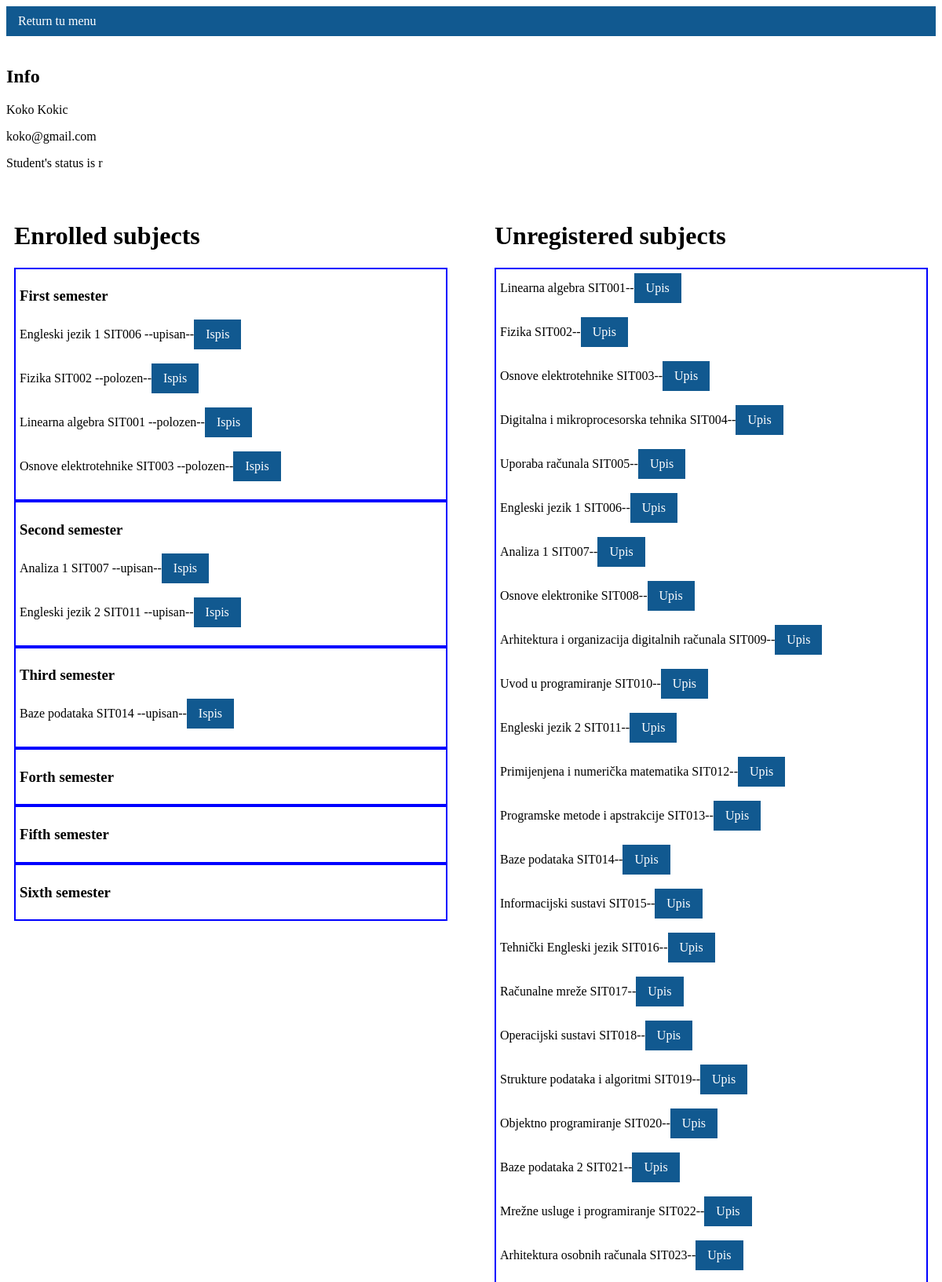
/admin_view/21 (signed in, upper part), run on the app's committed database.
### LearnCrew/models.py (models this page shows, shortened)
class Korisnici(AbstractUser):
    email = models.CharField(max_length=64)
    password = models.CharField(max_length=128)
    STATUS_STUDENTA = (('n', 'none'), ('r','redovni'), ('i','izvanredni'))
    status = models.CharField(max_length=30, choices=STATUS_STUDENTA, blank=True)
    uloga = models.ForeignKey(Uloge, on_delete=models.CASCADE, blank=True, null=True)

class Upisi(models.Model):
    student = models.ForeignKey(Korisnici, on_delete=models.CASCADE)
    predmet = models.ForeignKey(Predmeti, on_delete=models.CASCADE)
    status = models.CharField(max_length=64, blank=True, null=True)

class Predmeti(models.Model):
    name = models.CharField(max_length=255)
    kod = models.CharField(max_length=16)
    program = models.CharField(max_length=255)
    ects = models.IntegerField()
    sem_red = models.IntegerField()
    sem_izv = models.IntegerField()
    IZBORNI_PREDMET = (('Da','Da'), ('Ne','Ne'))
    izborni = models.CharField(max_length=30, choices=IZBORNI_PREDMET, blank=True)
    nositelj = models.ForeignKey(Korisnici, on_delete=models.CASCADE, null=True, blank=True)
    def __str__(self):
        return '%s %s' % (self.name, self.kod)

### LearnCrew/views.py (the view, shortened to what this page needs)
# urls.py: path('admin_view/<int:student_id>', views.enrollment_form, name='admin_view'),
def enrollment_form(request, student_id):
    if str(request.user.uloga) == "stud":
        user_id = request.user.id
        template = 'student_view.html'
    if str(request.user.uloga) == "adm":
        user_id = student_id
        template = 'admin_view.html'
    user = Korisnici.objects.get(id=user_id)
    status = user.status
    upisani_predmeti = Upisi.objects.filter(student=user_id).filter(status="upisan") | Upisi.objects.filter(student=user_id).filter(status="polozen")
    first, second, third, forth, fifth, sixth, seventh, eighth = ([] for i in range(8))
    if status == "r":
        for upis in upisani_predmeti:
            if upis.predmet.sem_red == 1:
                first.append(upis)
            elif upis.predmet.sem_red == 2:
                second.append(upis)
            elif upis.predmet.sem_red == 3:
                third.append(upis)
            elif upis.predmet.sem_red == 4:
                forth.append(upis)
            elif upis.predmet.sem_red == 5:
                fifth.append(upis)
            else:
                sixth.append(upis)
    neupisani_predmeti= []
    predmeti = Predmeti.objects.all()
    for predmet in predmeti:
        if upisani_predmeti:
            for upis in upisani_predmeti:
                if predmet != upis.predmet and predmet not in neupisani_predmeti:
                    neupisani_predmeti.append(predmet)
        else:
            neupisani_predmeti.append(predmet)
    return render(request, template, {"neupisani": neupisani_predmeti, "student_id": user_id, "student": user, "first": first,
                                          "second": second, "third": third, "forth": forth, "fifth": fifth,
                                          "sixth": sixth, "seventh": seventh, "eighth": eighth})

### LearnCrew/models.py (called while the page is built)
    def __str__(self):
        return '%s' % (self.uloga, )

### LearnCrew/templates/student_view.html (shortened to what this page needs)
{% extends 'base.html' %}
{% block student-view %}
<ul>
    <li><a href="http://localhost:8000/home/student/">Return tu menu</a></li>
</ul>
<br>
<h2>Info</h2>
<p>{{student.first_name}} {{student.last_name}}</p>
<p>{{student.email}}</p>
<p>Student's status is {{student.status}}</p>
<br>
<div class="container">
{% if student.status == "r" %}
<div class="predmeti">
    <h1>Enrolled subjects</h1>
<div class="upisni-list">
    <h3>First semester</h3>
    {% for subject in first %}
    {{subject.predmet}} --{{subject.status}}--<a href="http://localhost:8000/ispis/{{student_id}}/{{subject.predmet.id}}">Ispis</a><br><br>
    {% endfor %}
</div>
<div class="upisni-list">
    <h3>Second semester</h3>
    {% for subject in second %}
    {{subject.predmet}} --{{subject.status}}--<a href="http://localhost:8000/ispis/{{student_id}}/{{subject.predmet.id}}">Ispis</a><br><br>
    {% endfor %}
</div>
<div class="upisni-list">
    <h3>Third semester</h3>
    {% for subject in third %}
    {{subject.predmet}} --{{subject.status}}--<a href="http://localhost:8000/ispis/{{student_id}}/{{subject.predmet.id}}">Ispis</a><br><br>
    {% endfor %}
</div>
<div class="upisni-list">
    <h3>Forth semester</h3>
</div>
<div class="upisni-list">
    <h3>Fifth semester</h3>
</div>
<div class="upisni-list">
    <h3>Sixth semester</h3>
</div>
</div>
{% endif %}
<div class="predmeti">
<h1>Unregistered subjects</h1>
<div class="upisni-list">
{% for subject in neupisani %}
    {{subject.name}} {{subject.kod}}--<a href="http://localhost:8000/upis/{{user.id}}/{{subject.id}}">Upis</a><br><br>
{% endfor %}
</div>
</div>
</div>
{% endblock %}

### LearnCrew/templates/base.html (style rules this page uses)
.upisni-list { display: inline-block; width: auto; height: auto; padding: 5px; border: 2px solid blue; display: block; }
.container { display: grid; grid-template-columns: 1fr 1fr; grid-gap: 40px; width: 100%; }
.predmeti { margin: 10px; }
ul { list-style-type: none; margin: 0; padding: 0; overflow: hidden; background-color: #115990; }
li { float: left; }
li a { display: block; color: white; text-align: center; padding: 14px 16px; text-decoration: none; }
a:link, a:visited { background-color: #115990; color: white; padding: 10px 15px; text-align: center; text-decoration: none; display: inline-block; }

### data on the page
Korisnici: first_name "Koko", last_name "Kokic", email "koko@gmail.com", status "r"
Upisi: predmet "Engleski jezik 1 SIT006", status "upisan"
Upisi: predmet "Fizika SIT002", status "polozen"
Upisi: predmet "Linearna algebra SIT001", status "polozen"
Upisi: predmet "Osnove elektrotehnike SIT003", status "polozen"
Upisi: predmet "Analiza 1 SIT007", status "upisan"
Upisi: predmet "Engleski jezik 2 SIT011", status "upisan"
Upisi: predmet "Baze podataka SIT014", status "upisan"
Predmeti: name "Linearna algebra", kod "SIT001"
Predmeti: name "Fizika", kod "SIT002"
Predmeti: name "Osnove elektrotehnike", kod "SIT003"
Predmeti: name "Digitalna i mikroprocesorska tehnika", kod "SIT004"
Predmeti: name "Uporaba računala", kod "SIT005"
Predmeti: name "Engleski jezik 1", kod "SIT006"
Predmeti: name "Analiza 1", kod "SIT007"
Predmeti: name "Osnove elektronike", kod "SIT008"
Predmeti: name "Arhitektura i organizacija digitalnih računala", kod "SIT009"
Predmeti: name "Uvod u programiranje", kod "SIT010"
Predmeti: name "Engleski jezik 2", kod "SIT011"
Predmeti: name "Primijenjena i numerička matematika", kod "SIT012"
Predmeti: name "Programske metode i apstrakcije", kod "SIT013"
Predmeti: name "Baze podataka", kod "SIT014"
Predmeti: name "Informacijski sustavi", kod "SIT015"
Predmeti: name "Tehnički Engleski jezik", kod "SIT016"
Predmeti: name "Računalne mreže", kod "SIT017"
Predmeti: name "Operacijski sustavi", kod "SIT018"
Predmeti: name "Strukture podataka i algoritmi", kod "SIT019"
Predmeti: name "Objektno programiranje", kod "SIT020"
Predmeti: name "Baze podataka 2", kod "SIT021"
Predmeti: name "Mrežne usluge i programiranje", kod "SIT022"
Predmeti: name "Arhitektura osobnih računala", kod "SIT023"
